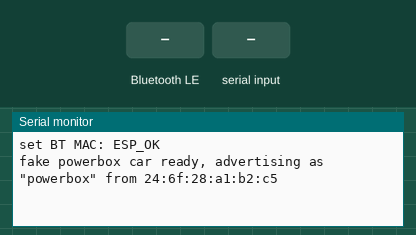
Recording of a program running on a simulated ESP32-C3. Parts: the last lines printed to the serial monitor. Inputs (shaded band) come from the test bench. Nothing arrives over Bluetooth unless stated; a phone connects over Bluetooth LE 3 s after start.

Above: at 2.7 s.
2.8 s: Bluetooth LE write "x" received
At 4.2 s:
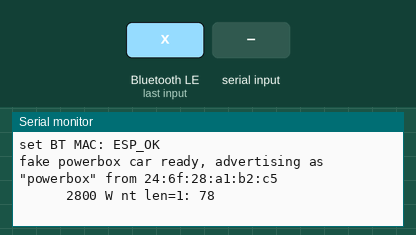
5.8 s: Bluetooth LE write "x" received
At 6.5 s:
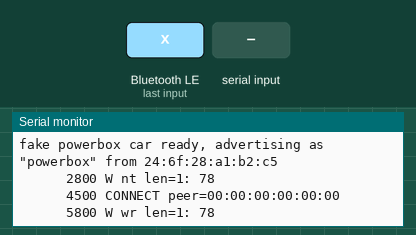
7.3 s: "x" received over Serial
At 8.0 s:
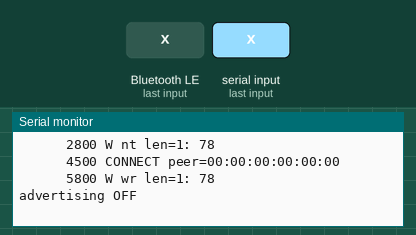
10.3 s: Bluetooth LE write "a" received
At 11.2 s:
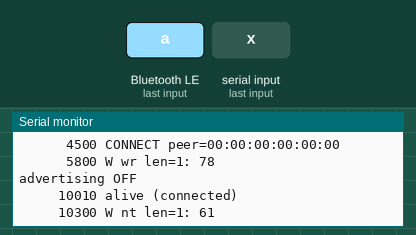
11.8 s: Bluetooth LE write "a" received
At 12.3 s:
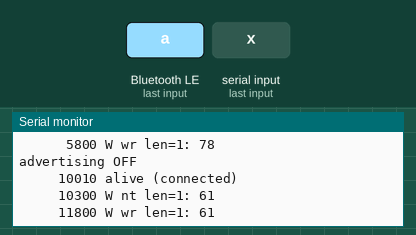
13.3 s: "a" received over Serial
At 14.1 s:
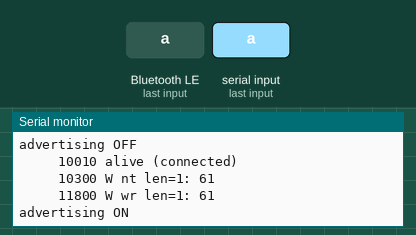

Measured:
- after the input at 2.8 s, the serial monitor: prints a new line at once (image 1)
- after the input at 5.8 s, the serial monitor: prints a new line at once (image 2)
- after the input at 7.3 s, the serial monitor: prints a new line at once (image 3)
- after the input at 10.3 s, the serial monitor: prints a new line at once (image 4)
- after the input at 11.8 s, the serial monitor: prints a new line at once (image 5)
- after the input at 13.3 s, the serial monitor: prints a new line at once (image 6)

The program:

main.cpp
```cpp
// powerbox_sniffer: a fake BLE peripheral that prints every write it receives.
//
// FAKE_MOTOR=0 (default): pretends to be the "powerbox" mecanum car (name, address, flags, service
//   ffa0 with read/notify ffa2 and write ffa1 on the non-standard -0002- base), to catch its remote.
// FAKE_MOTOR=1: pretends to be an XP Block XC-6 motor ("JG_JMC-…", service fff0, notify fff1, write
//   fff2, status frame every 2 s), so the XP Block app connects and we can read what any of its pages
//   (e.g. XC-7) sends.
//
// Uses the BLE library bundled with Arduino-ESP32 core 3.x, which runs on Bluedroid (classic ESP32)
// or NimBLE (ESP32-C3/S3): both are handled below. Serial: 'x' stop advertising, 'a' advertise again.
#include <Arduino.h>
#include <BLEDevice.h>
#include <BLEServer.h>
#include <esp_mac.h>
#if defined(CONFIG_BLUEDROID_ENABLED)
#include <BLE2902.h>
#endif

#ifndef FAKE_MOTOR
#define FAKE_MOTOR 0
#endif

#if FAKE_MOTOR
static const char *NAME  = "JG_JMC-FAKE";
static const char *SVC   = "0000fff0-0000-1000-8000-00805f9b34fb";
static const char *CH_NT = "0000fff1-0000-1000-8000-00805f9b34fb";
static const char *CH_WR = "0000fff2-0000-1000-8000-00805f9b34fb";
#define SPOOF_CAR_MAC 0
#else
static const char *NAME  = "powerbox";
static const char *SVC   = "0000ffa0-0002-1000-8000-00805f9b34fb";
static const char *CH_NT = "0000ffa2-0002-1000-8000-00805f9b34fb";
static const char *CH_WR = "0000ffa1-0002-1000-8000-00805f9b34fb";
// Take over the real car's public address, in case the remote is locked to it.
#define SPOOF_CAR_MAC 1
#endif
static const uint8_t CAR_MAC[6] = {0x25, 0x02, 0x00, 0x00, 0x1c, 0x43};

static BLECharacteristic *chWr, *chNt;
static bool connected;
static String last;
static uint32_t lastAt, repeats;

static void flushRepeats() {
  if (repeats) Serial.printf("           (x%lu repeats)\n", (unsigned long)repeats);
  repeats = 0;
}

static void printPeer(const uint8_t *msbFirst) {
  Serial.printf("%10lu CONNECT peer=%02x:%02x:%02x:%02x:%02x:%02x\n", millis(), msbFirst[0], msbFirst[1],
                msbFirst[2], msbFirst[3], msbFirst[4], msbFirst[5]);
}

class ServerCB : public BLEServerCallbacks {
#if defined(CONFIG_BLUEDROID_ENABLED)
  void onConnect(BLEServer *s, esp_ble_gatts_cb_param_t *p) override { connected = true; printPeer(p->connect.remote_bda); }
#else
  void onConnect(BLEServer *s, ble_gap_conn_desc *d) override {
    const uint8_t *a = d->peer_ota_addr.val;  // little-endian in NimBLE
    uint8_t m[6] = {a[5], a[4], a[3], a[2], a[1], a[0]};
    connected = true;
    printPeer(m);
  }
#endif
  void onDisconnect(BLEServer *s) override {
    connected = false;
    flushRepeats();
    Serial.printf("%10lu DISCONNECT\n", millis());
    delay(100);
    BLEDevice::startAdvertising();
  }
};

class CharCB : public BLECharacteristicCallbacks {
  void onWrite(BLECharacteristic *c) override {
    String line = c == chWr ? "W wr" : "W nt";
    size_t n = c->getLength();
    const uint8_t *d = c->getData();
    line += " len=" + String(n) + ":";
    char b[4];
    for (size_t i = 0; i < n; i++) { snprintf(b, sizeof b, " %02x", d[i]); line += b; }
    if (line == last && millis() - lastAt < 1000) { repeats++; lastAt = millis(); return; }  // fold repeats
    flushRepeats();
    Serial.printf("%10lu %s\n", millis(), line.c_str());
    last = line; lastAt = millis();
  }
  void onRead(BLECharacteristic *c) override {
    Serial.printf("%10lu READ %s\n", millis(), c->getUUID().toString().c_str());
  }
#if !defined(CONFIG_BLUEDROID_ENABLED)
  void onSubscribe(BLECharacteristic *c, ble_gap_conn_desc *d, uint16_t sub) override {
    Serial.printf("%10lu SUBSCRIBE %s = %u\n", millis(), c->getUUID().toString().c_str(), sub);
  }
#endif
};

#if defined(CONFIG_BLUEDROID_ENABLED)
class CccdCB : public BLEDescriptorCallbacks {
  void onWrite(BLEDescriptor *d) override {
    Serial.printf("%10lu SUBSCRIBE cccd=%02x %02x\n", millis(), d->getValue()[0], d->getValue()[1]);
  }
};
#endif

void setup() {
  Serial.begin(115200);
  delay(1500);  // give a USB-CDC host time to attach
#if SPOOF_CAR_MAC
  // Only the base MAC must be unicast; a per-interface BT address may be anything (0x25 has bit 0 set).
  Serial.printf("set BT MAC: %s\n", esp_err_to_name(esp_iface_mac_addr_set(CAR_MAC, ESP_MAC_BT)));
#endif
  BLEDevice::init(NAME);
  BLEServer *server = BLEDevice::createServer();
  server->setCallbacks(new ServerCB());
  BLEService *svc = server->createService(SVC);
  chNt = svc->createCharacteristic(CH_NT, BLECharacteristic::PROPERTY_READ | BLECharacteristic::PROPERTY_NOTIFY);
  chWr = svc->createCharacteristic(CH_WR, BLECharacteristic::PROPERTY_WRITE | BLECharacteristic::PROPERTY_WRITE_NR);
#if defined(CONFIG_BLUEDROID_ENABLED)
  BLE2902 *cccd = new BLE2902();
  cccd->setCallbacks(new CccdCB());
  chNt->addDescriptor(cccd);
#endif  // NimBLE adds the CCCD by itself
#if FAKE_MOTOR
  static uint8_t status[7] = {0x5a, 0x6b, 0x01, 0x00, 0x01, 0x64, 0x2b};  // what a real XC-6 motor reports
  chNt->setValue(status, sizeof status);
#else
  uint8_t zero[4] = {0, 0, 0, 0};
  chNt->setValue(zero, sizeof zero);  // the real car reads 00 00 00 00
#endif
  CharCB *cb = new CharCB();
  chNt->setCallbacks(cb);
  chWr->setCallbacks(cb);
  svc->start();

  BLEAdvertising *adv = BLEDevice::getAdvertising();
  BLEAdvertisementData ad, sr;
  ad.setFlags(0x05);  // both real devices use flags 05: LE limited discoverable, no BR/EDR
  ad.setName(NAME);
#if FAKE_MOTOR
  ad.setCompleteServices(BLEUUID((uint16_t)0xfff0));  // the motor advertises fff0
#endif
  sr.setName(NAME);
  adv->setAdvertisementData(ad);
  adv->setScanResponseData(sr);
  BLEDevice::startAdvertising();
  Serial.printf("\n%s ready, advertising as \"%s\" from %s\n", FAKE_MOTOR ? "fake XC-6 motor" : "fake powerbox car",
                NAME, BLEDevice::getAddress().toString().c_str());
}

void loop() {
  static uint32_t t, tn;
  if (millis() - t > 10000) { t = millis(); Serial.printf("%10lu alive%s\n", millis(), connected ? " (connected)" : ""); }
#if FAKE_MOTOR
  if (connected && millis() - tn > 2000) { tn = millis(); chNt->notify(); }  // status every 2 s, like the motor
#endif
  while (Serial.available()) {
    char c = Serial.read();
    if (c == 'x') { BLEDevice::stopAdvertising(); Serial.println("advertising OFF"); }
    if (c == 'a') { BLEDevice::startAdvertising(); Serial.println("advertising ON"); }
  }
  delay(20);
}
```
